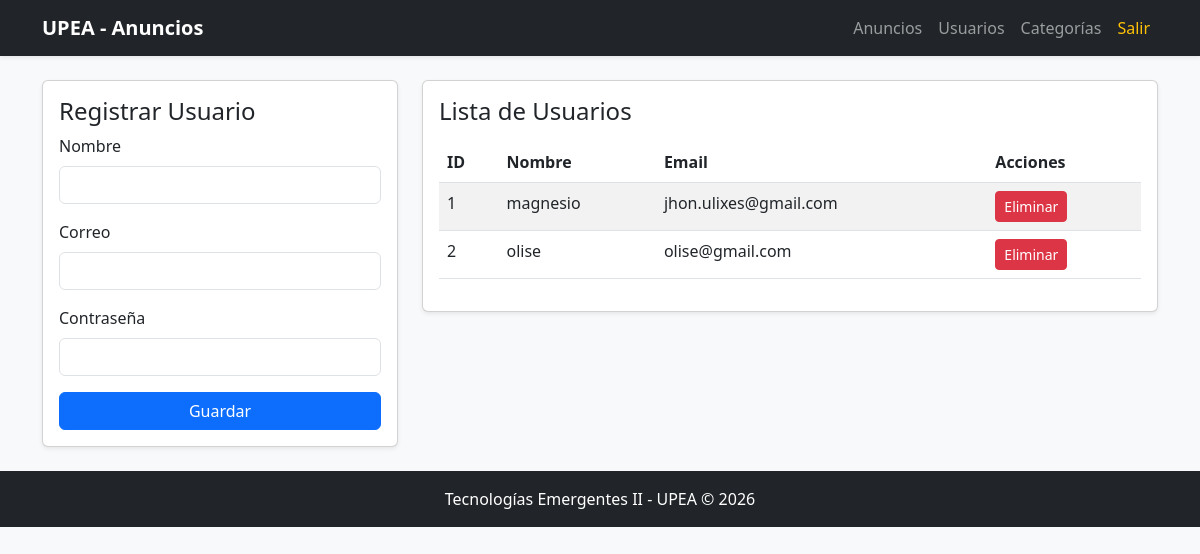
Screenshot of /usuarios/ with the database file from the repository.
### app/models.py (models this page shows)
class Usuario(db.Model):
    __tablename__ = 'usuario'
    id = db.Column(db.Integer, primary_key=True)
    nombre = db.Column(db.String(100), nullable=False)
    email = db.Column(db.String(100), unique=True, nullable=False)
    password = db.Column(db.String(100), nullable=False)
    anuncios = db.relationship('Anuncio', backref='autor', lazy=True, cascade="all, delete-orphan")

### app/routes/usuarios.py (the view)
@usuario_bp.route('/')
def listar_usuarios():
    usuarios = Usuario.query.all()
    return render_template('usuarios.html', usuarios=usuarios)

### app/templates/usuarios.html
{% extends "base.html" %}
{% block content %}
<div class="row">
    <div class="col-md-4">
        <div class="card shadow-sm p-3">
            <h4>Registrar Usuario</h4>
            <form action="{{ url_for('usuarios.crear_usuario') }}" method="POST">
                <div class="mb-3">
                    <label class="form-label">Nombre</label>
                    <input type="text" name="nombre" class="form-control" required>
                </div>
                <div class="mb-3">
                    <label class="form-label">Correo</label>
                    <input type="email" name="email" class="form-control" required>
                </div>
                <div class="mb-3">
                    <label class="form-label">Contraseña</label>
                    <input type="password" name="password" class="form-control" required>
                </div>
                <button type="submit" class="btn btn-primary w-100">Guardar</button>
            </form>
        </div>
    </div>
    <div class="col-md-8">
        <div class="card shadow-sm p-3">
            <h4>Lista de Usuarios</h4>
            <table class="table table-striped mt-2">
                <thead>
                    <tr>
                        <th>ID</th>
                        <th>Nombre</th>
                        <th>Email</th>
                        <th>Acciones</th>
                    </tr>
                </thead>
                <tbody>
                    {% for u in usuarios %}
                    <tr>
                        <td>{{ u.id }}</td>
                        <td>{{ u.nombre }}</td>
                        <td>{{ u.email }}</td>
                        <td>
                            <a href="{{ url_for('usuarios.eliminar_usuario', id=u.id) }}" class="btn btn-danger btn-sm">Eliminar</a>
                        </td>
                    </tr>
                    {% endfor %}
                </tbody>
            </table>
        </div>
    </div>
</div>
{% endblock %}

### rows the page displays
Usuario: id "1", nombre "magnesio", email "jhon.ulixes@gmail.com"
Usuario: id "2", nombre "olise", email "olise@gmail.com"
